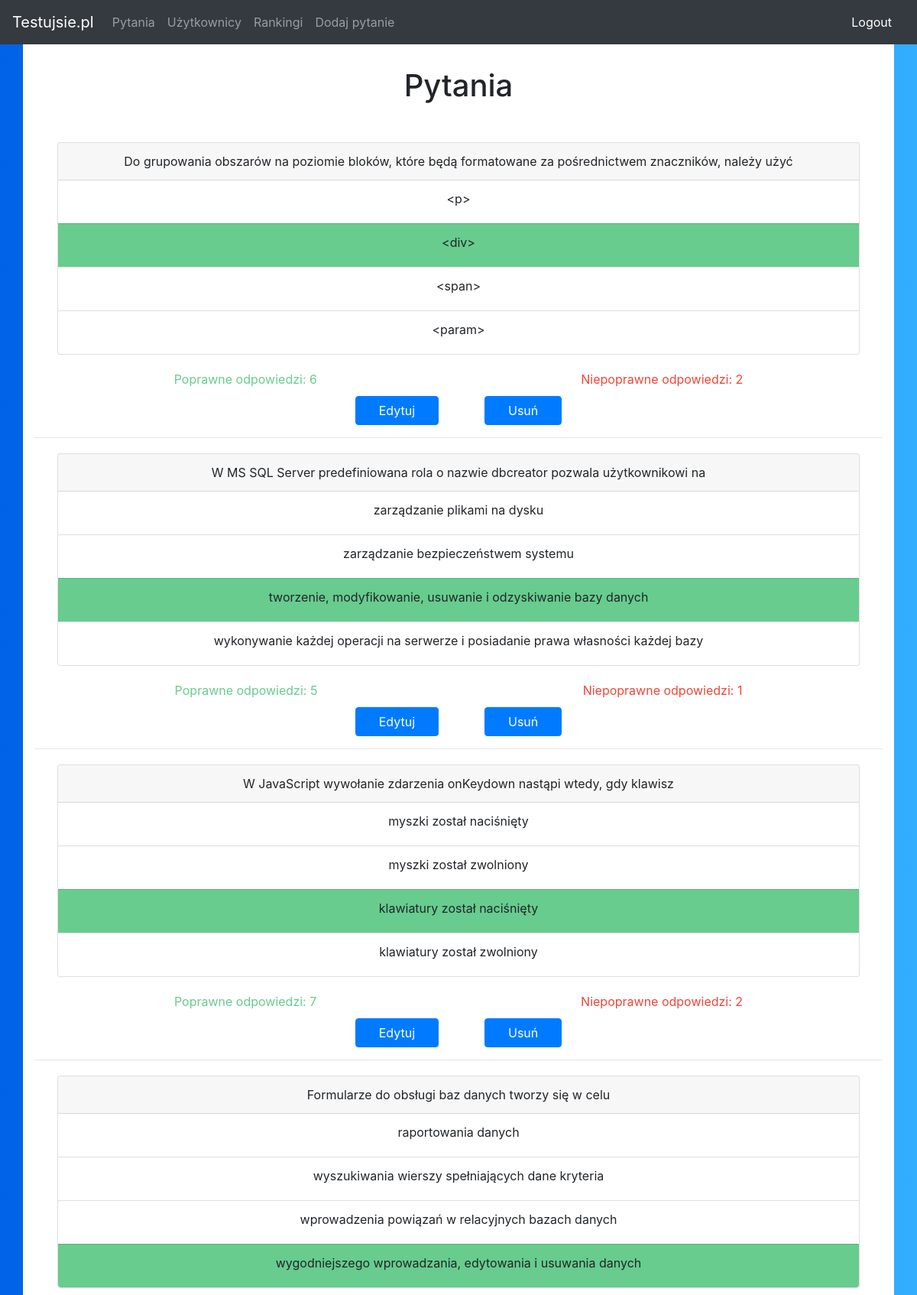
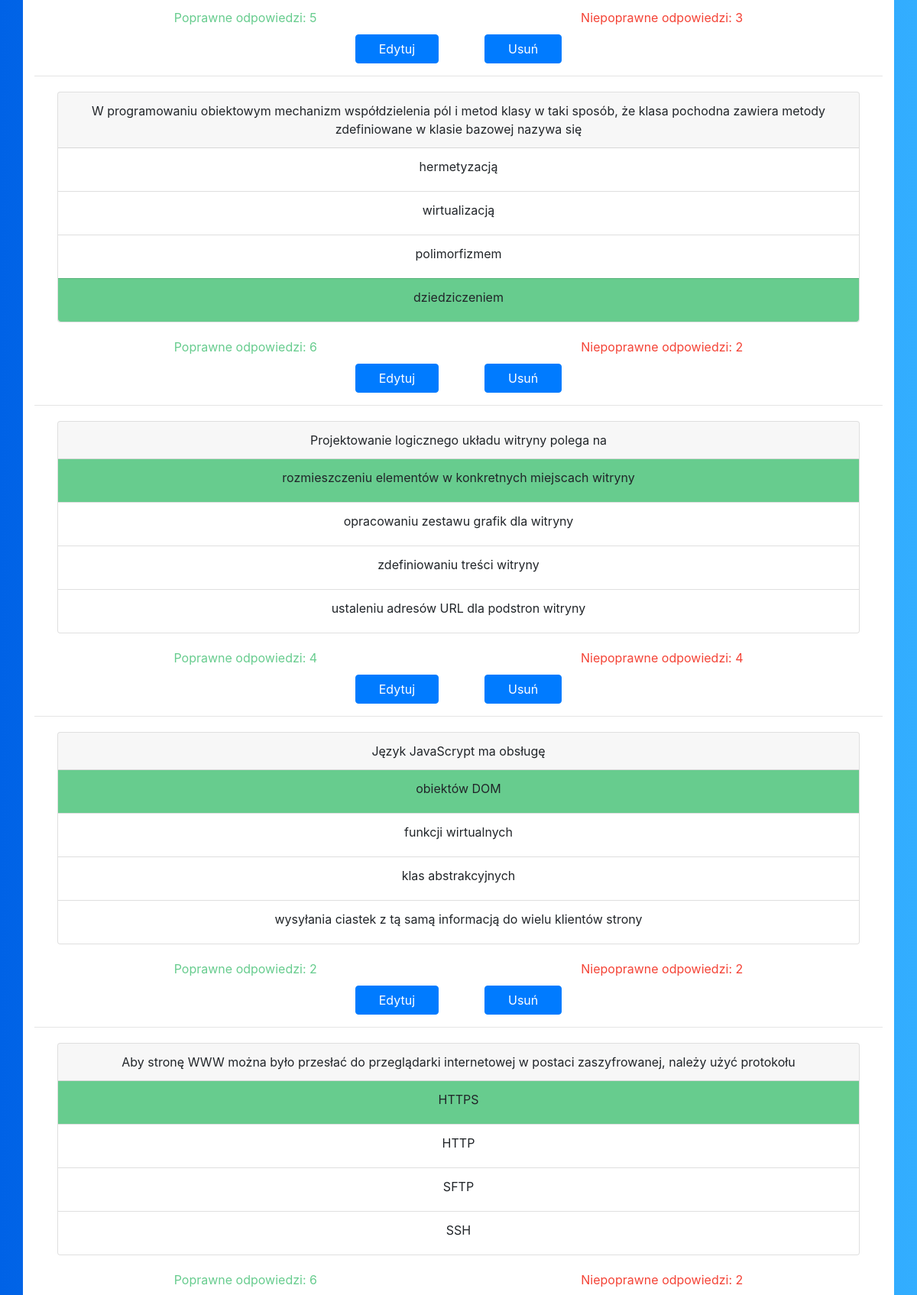
Screenshot of /admin.php (signed in, upper part) with the database file from the repository (2 pictures, top to bottom).
### tables this page shows
CREATE TABLE `pytania` (
  `ID` int(11) NOT NULL,
  `pytanie` varchar(600) NOT NULL,
  `A` varchar(255) NOT NULL,
  `B` varchar(255) NOT NULL,
  `C` varchar(255) NOT NULL,
  `D` varchar(255) NOT NULL,
  `dobra` varchar(5) NOT NULL,
  `poprawne` int(11) NOT NULL,
  `niepoprawne` int(11) NOT NULL
);

### admin.php (the view, shortened to what this page needs)
<!DOCTYPE html>
<html lang="en">
<head>
    <link rel="stylesheet" href="css/bootstrap.min.css"/>
</head>
<body>
<?php
        function pytanie($pyt, $A,$B,$C,$D, $answer,$popr,$niepopr, $ID){
          $pyt = htmlspecialchars($pyt);
          $A = htmlspecialchars($A);
          $B = htmlspecialchars($B);
          $C = htmlspecialchars($C);
          $D = htmlspecialchars($D);
          $item = "<div class='card pyt'><div class='card-header text-center'>".$pyt."</div>";
          $item .= "<ul class='list-group list-group-flush'>";
          $item .= "<li class='list-group-item ".($answer=="A"? "good":null)."'><label>".$A."</label></li>";
          $item .= "<li class='list-group-item ".($answer=="B"? "good":null)."'><label>".$B."</label></li>";
          $item .= "<li class='list-group-item ".($answer=="C"? "good":null)."'><label>".$C."</label></li>";
          $item .= "<li class='list-group-item ".($answer=="D"? "good":null)."'><label>".$D."</label></li>";
          $item .= "</ul>";
          $item .= "</div>";
          $item .= "<div class='odp'><div class='popr'>Poprawne odpowiedzi: ".$popr."</div><div class='niepopr'>Niepoprawne odpowiedzi: ".$niepopr."</div></div>";
          $item .= "<div class=''><a href='admin.php?nav=editQue&ID=".$ID."' class='btn btn-primary xd'>Edytuj</a><a href='delete.php?item=question&ID=".$ID."' class='btn btn-primary xd'>Usuń</a></div>";
          $item .= "<hr/>";
          return $item;
        }
    ?>
  <nav class="navbar navbar-expand-lg navbar-dark bg-dark static-top">
    <a class="navbar-brand" href="admin.php">Testujsie.pl</a>
    <div class="collapse navbar-collapse" id="navbarResponsive">
    <ul class="navbar-nav mr-auto">
      <li class="nav-item ">
        <a class="nav-link" href="admin.php?nav=pyt">Pytania</a>
      </li>
      <li class="nav-item ">
        <a class="nav-link" href="admin.php?nav=users">Użytkownicy</a>
      </li>
      <li class="nav-item ">
        <a class="nav-link" href="admin.php?nav=stats">Rankingi</a>
      </li>
      <li class="nav-item ">
        <a class="nav-link" href="admin.php?nav=addQue">Dodaj pytanie</a>
      </li>
    </ul>
    <div class="nav-item active">
        <a class="nav-link btn" style="color:#fff;" href="logout.php">Logout
        </a>
    </div>
    </div>
  </nav>
  <div class="container">
    <div class="row">
      <div class="col-lg-12 text-center">
        <?php
        $nav = (isset($_GET["nav"])? $_GET["nav"]:"pyt");
        switch ($nav) {
          case "pyt":
            $mysqli = @new mysqli("localhost", "root", "", "stadnik");
            if ($mysqli->connect_errno) {
                echo("Nie udało się zalogować");
            }else{
              $mysqli->set_charset('utf8');
              $query = $mysqli->query("SELECT * FROM pytania");
              echo("<h1>Pytania</h1>");
              while($row = $query->fetch_assoc()){
                echo(pytanie($row["pytanie"],$row["A"],$row["B"],$row["C"],$row["D"],$row["dobra"],$row["poprawne"],$row["niepoprawne"],$row["ID"]));
              }
            }
          break;
            ?>
            <?php
        }
        ?>
      </div>
    </div>
  </div>
</body>
</html>

### admin.php (style rules this page uses)
body { background: #007bff; background: linear-gradient(to right, #0062E6, #33AEFF); }
.container { background:#fff; }
.good { background:#67CC8E; }
.pyt { margin: 20px 30px; }
h1 { padding:30px 0; }
.odp { display:flex; justify-content:space-around; margin:10px; }
.popr { color:#67CC8E; }
.niepopr { color:#f44336; }
.xd { margin:0 30px; padding:6px 30px; }

### rows the page displays
pytania: pytanie "Do grupowania obszarów na poziomie bloków, które będą formatowane za pośrednictwem znaczników, należy użyć", A "<p>", B "<div>", C "<span>", D "<param>", poprawne "6", niepoprawne "2"
pytania: pytanie "W MS SQL Server predefiniowana rola o nazwie dbcreator pozwala użytkownikowi na", A "zarządzanie plikami na dysku", B "zarządzanie bezpieczeństwem systemu", C "tworzenie, modyfikowanie, usuwanie i odzyskiwanie bazy danych", D "wykonywanie każdej operacji na serwerze i posiadanie prawa własności każdej bazy", poprawne "5", niepoprawne "1"
pytania: pytanie "W JavaScript wywołanie zdarzenia onKeydown nastąpi wtedy, gdy klawisz", A "myszki został naciśnięty", B "myszki został zwolniony", C "klawiatury został naciśnięty", D "klawiatury został zwolniony", poprawne "7", niepoprawne "2"
pytania: pytanie "Formularze do obsługi baz danych tworzy się w celu", A "raportowania danych", B "wyszukiwania wierszy spełniających dane kryteria", C "wprowadzenia powiązań w relacyjnych bazach danych", D "wygodniejszego wprowadzania, edytowania i usuwania danych", poprawne "5", niepoprawne "3"
pytania: pytanie "W programowaniu obiektowym mechanizm współdzielenia pól i metod klasy w taki sposób, że klasa pochodna zawiera metody zdefiniowane w klasie bazowej nazywa się", A "hermetyzacją", B "wirtualizacją", C "polimorfizmem", D "dziedziczeniem", poprawne "6", niepoprawne "2"
pytania: pytanie "Projektowanie logicznego układu witryny polega na", A "rozmieszczeniu elementów w konkretnych miejscach witryny", B "opracowaniu zestawu grafik dla witryny", C "zdefiniowaniu treści witryny", D "ustaleniu adresów URL dla podstron witryny", poprawne "4", niepoprawne "4"
pytania: pytanie "Język JavaScrypt ma obsługę", A "obiektów DOM", B "funkcji wirtualnych", C "klas abstrakcyjnych", D "wysyłania ciastek z tą samą informacją do wielu klientów strony", poprawne "2", niepoprawne "2"
pytania: pytanie "Aby stronę WWW można było przesłać do przeglądarki internetowej w postaci zaszyfrowanej, należy użyć protokołu", A "HTTPS", B "HTTP", C "SFTP", D "SSH", poprawne "6", niepoprawne "2"
